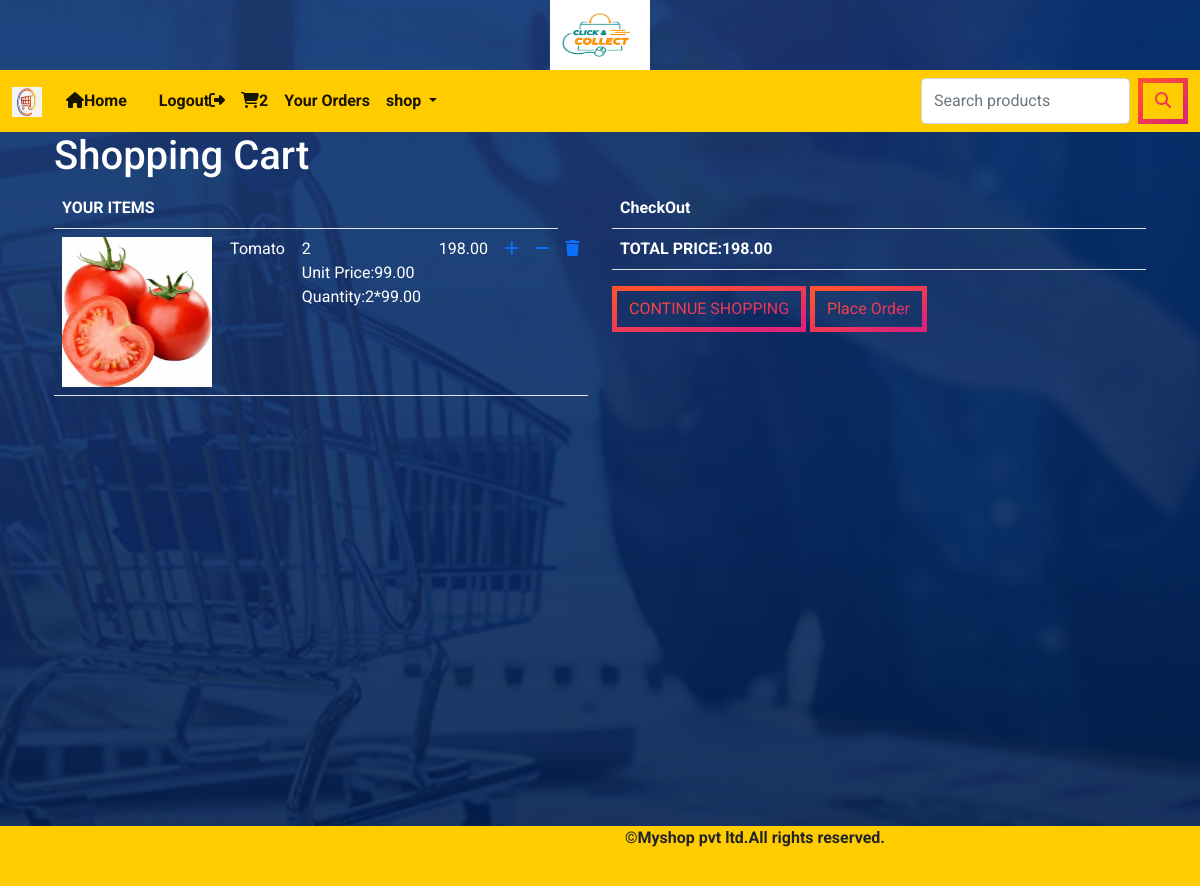
Page /cart/cart_view (signed in) on the committed database.
### cart/models.py (models this page shows, shortened)
class Cart(models.Model):
    user=models.ForeignKey(User,on_delete=models.CASCADE)
    products=models.ForeignKey(product,on_delete=models.CASCADE)
    date_added=models.DateField(auto_now_add=True)
    quantity=models.IntegerField(default=1)
    active=models.BooleanField(default=True)
    def subtotal(self):
        return self.quantity*self.products.price

### shop/models.py (models this page shows, shortened)
class product(models.Model):
    name = models.CharField(max_length=250, unique=True)
    slug = models.SlugField(max_length=250, unique=True)
    description = models.TextField(blank=True)
    price=models.DecimalField(max_digits=10,decimal_places=2)
    category=models.ForeignKey(category,on_delete=models.CASCADE)
    image = models.ImageField(upload_to='img/products', null=True, blank=True)
    stock=models.IntegerField()
    available=models.BooleanField(default=True)
    created = models.DateTimeField(auto_now_add=True)
    updated = models.DateTimeField(auto_now=True)

### cart/views.py (the view)
# urls.py: path('cart_view',views.cart_view,name='cart_view'),
@login_required
def cart_view(request):
    total=0
    try:
        user=request.user
        cart=Cart.objects.filter(user=user)
        for i in cart:
            total +=i.quantity*i.products.price
    except Cart.DoesNotExist:
        pass
    return render(request,'addcart.html',{'cart':cart,'total':total})

### cart/context_proccessors.py (called while the page is built)
def counter(request):
    item_count=0
    if request.user.is_authenticated:
      user=request.user
      try:
          cart=Cart.objects.filter(user=user)
          for i in cart:
             item_count+=i.quantity
      except Cart.DoesNotExist:
        item_count=0
    return {'item_count':item_count}

### shop/context_proccessors.py (called while the page is built)
def menu_links(request):
    links=category.objects.all()
    return {'links':links}

### template/addcart.html
{% extends 'base.html' %}
{% load static %}
{% block content %}
<div class="container" style="margin-bottom:450px">
    {% if not cart %}
    <div>
        <h1 class="text-center hw">Cart is Empty</h1>
    </div>
    <div>
        <strong><a href="{% url 'shop:allprodcat' %}">Continue Shopping</a> </strong>
    </div>
    {% else %}
    <div class="row mx-auto">
        <h1 style="width:100%;" class="hs">Shopping Cart</h1>
        <div class="col-sm-6">
            <table class="table">
                <tr>
                <th colspan="6" class="th">
                    YOUR ITEMS
                </th></tr>
                {% for i in cart %}
                <tr>
                    <td><img src="{{i.products.image.url}}" style="height:150px;width:150px;"></td>
                    <td>{{i.products.name}}</td>
                    <td>{{i.products.id}}<br>
                        Unit Price:{{i.products.price}}<br>
                        Quantity:{{i.quantity}}*{{i.products.price}}<br>
                    </td>
                    <td>{{i.subtotal}}</td>
                    {% if i.quantity < i.products.stock %}
                    <td><a href="{% url 'cart:Addcart' i.products.id %}" ><i class="fa-solid fa-plus"></i></a></td>
                    <td><a href="{% url 'cart:decreaser' i.products.id %}"> <i class="fa-solid fa-minus"></i></a></td>
                    <td><a href="{% url 'cart:dele' i.products.id %}"> <i class="fa-solid fa-trash"></i></a></td>
                    {% else %}
                    <td><a href="{% url 'cart:decreaser' i.products.id %}"> <i class="fa-solid fa-minus"></i></a></td>
                    <td><a href="{% url 'cart:dele' i.products.id %}"> <i class="fa-solid fa-trash"></i></a></td>
                    {% endif %}
                </tr>
                {% endfor %}
            </table>
        </div>
        {% endif %}
        <div class="col-sm-6">
            <table class="table">
                <th colspan="5" class="th">
                    CheckOut
                </th>
                <tr>
                    <th>TOTAL PRICE:{{total}}</th>
                </tr>
            </table>
            <a href="{% url 'shop:allprodcat' %}"> <button class="btn" href="">CONTINUE SHOPPING</button></a>
            <a href="{% url 'cart:accnt' %}"><button class="btn" href="">Place Order</button></a>
        </div>
    </div>
</div>
{% endblock %}

### static/css/custom.css (style rules this page uses)
body { font-family: 'Roboto', sans-serif; background-image: url('back8.jpg'); background-repeat: no-repeat; background-size: cover; background-position:center center; }
.table { color:white; }
.th { color:white; }
:root { --gradient: linear-gradient(to left top, #DD2476 10%, #FF512F 90%) !important; }
.btn { border: 5px solid; border-image-slice: 1; background: var(--gradient) !important; -webkit-background-clip: text !important; -webkit-text-fill-color: transparent !important; border-image-source: var(--gradient) !important; text-decoration: none; transition: all .4s ease; }
.hs { color:white; }

### rows in the picture
Cart: products.image (picture), products.name "Tomato", products.id "2", products.price "99.00", quantity "2", subtotal "198.00"

### other values in the picture
{{ item_count }} "2"
{{ total }} "198.00"
